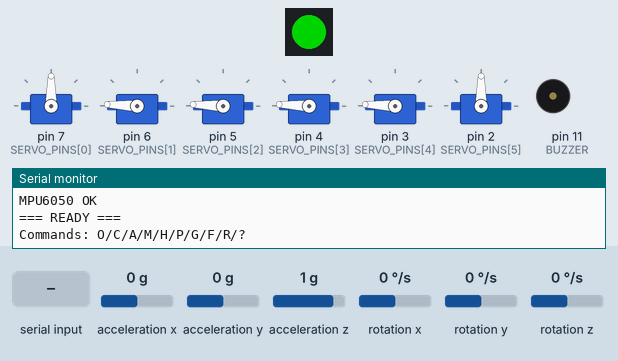
A sketch run on a simulated Arduino Uno, built with avr-gcc and run on an emulated ATmega328P. Shown: 6 × servo, 1 RGB LEDs in strip order, left to right, buzzer (waves = sounding, pin HIGH), the last lines printed to the serial monitor. Wiring (inferred from the names in the program): MPU-6050 motion sensor at I2C address 0x68. Inputs (shaded band) come from the test bench; at power-on: acceleration x 0 g, acceleration z 1 g, acceleration y 0 g, rotation x 0 °/s, rotation y 0 °/s, rotation z 0 °/s. Dim RGB values are drawn brighter than linear.

Above: at 1.2 s.
1.3 s: acceleration x set to -1.4 g
At 2.2 s:
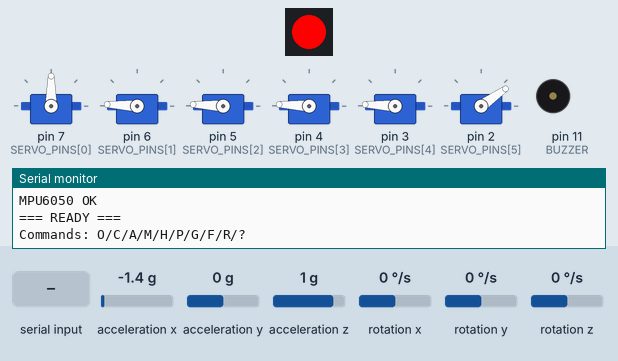
3.1 s: acceleration x set to 0.8 g
At 4.6 s:
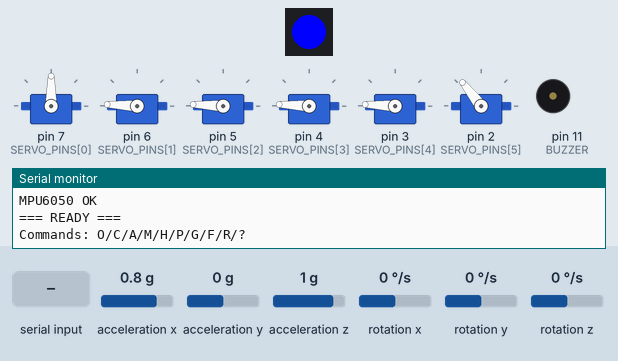
4.9 s: "R" received over Serial
7.9 s: "H" received over Serial
9.6 s: acceleration z set to 1.4 g
At 11.0 s:
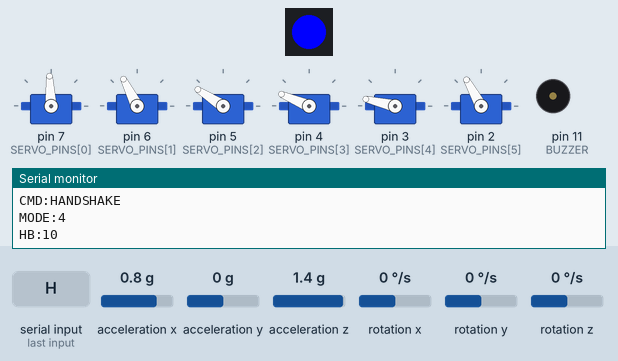
11.3 s: "O" received over Serial
At 12.9 s:
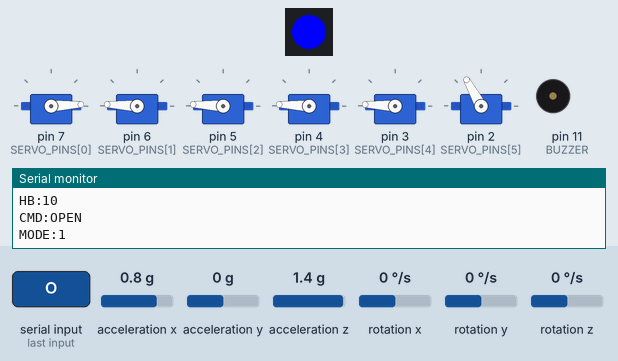
Timing chart, 0 to 14.0 s (numbered marks = the images above; inputs shaded):
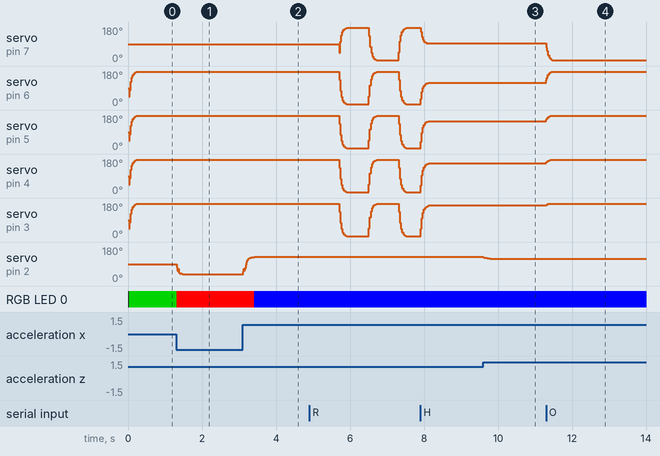

Measured:
- after the input at 1.3 s, RGB LED 0: RGB(0, 128, 0) → RGB(255, 0, 0) at once
- after the input at 3.1 s, RGB LED 0: RGB(255, 0, 0) → RGB(0, 0, 255) after 0.31 s
- after the input at 9.6 s, servo on pin 2 (SERVO_PINS[5]): 128° → 120° at once, → 119° 0.18 s later
- after the input at 11.3 s, servo on pin 7 (SERVO_PINS[0]): 93° → 3° at once; servo on pin 6 (SERVO_PINS[1]): 117° → 177° at once; servo on pin 5 (SERVO_PINS[2]): 147° → 177° at once; servo on pin 4 (SERVO_PINS[3]): 157° → 177° at once; servo on pin 3 (SERVO_PINS[4]): 167° → 177° at once

The sketch:

uhand_IMU.ino
```cpp
/*
 * uhand - 机械手控制程序
 * 功能：上电张开 -> 自动模式 -> 超声波控制抓取 + MPU6050控制云台
 */
#include <FastLED.h>
#include <Servo.h>
#include <Wire.h>
#include <avr/wdt.h>

// ================= 串口通信 =================
// 使用硬件串口 D0(RX)/D1(TX)

// ================= 引脚定义 =================
const uint8_t SERVO_PINS[6] = {7, 6, 5, 4, 3, 2};  // 拇指、食指、中指、无名指、小指、云台
#define BUZZER    11
#define RGB_LED   13
#define I2C_ADDR_ULTRA  0x77  // 超声波传感器地址
#define I2C_ADDR_MPU   0x68   // MPU6050地址

// ================= 距离参数 =================
#define DIST_MIN 50
#define DIST_MAX 500

// ================= 手指角度定义 =================
#define THUMB_OPEN   0
#define THUMB_CLOSE  180
#define FINGER_OPEN  180
#define FINGER_CLOSE 0

// ================= 命令模式 =================
enum Mode { CMD_OPEN = 1, CMD_CLOSE, CMD_AUTO, CMD_HANDSHAKE, CMD_PINCH,
            CMD_GRIP, CMD_POINT, CMD_RELAX, CMD_MANUAL, CMD_RELAX_SEQ };

// ================= 全局状态 =================
static enum Mode mode = CMD_OPEN;
static uint16_t distance = 500;

// 手指控制
static uint8_t finger_target[5];
static uint8_t finger_current[5];
static uint32_t t_servo = 0, t_sensor = 0;

// 放松模式
static uint32_t t_relax = 0;
static bool relax_open = true;

// MPU6050云台控制
static float gimbal_pos = 90;      // 云台目标角度
static float angleY = 0;          // Y轴倾斜角（左右翻转）
static int16_t ax_raw, ay_raw, az_raw, gx_raw, gy_raw, gz_raw;

// PID参数（防抖优化）
#define PID_KP  1.5    // 比例系数
#define PID_KI  0.0    // 积分系数（已改用带衰减的积分）
#define PID_KD  0.3    // 微分系数（已降低）
static float pid_integral = 0;     // 积分累积

static CRGB led;
static Servo servos[6];

// ================= 超声波读取 =================
static int ultrasonic_read(void) {
    Wire.beginTransmission(I2C_ADDR_ULTRA);
    if (Wire.write(0x00) != 1) { Wire.endTransmission(); return -1; }
    if (Wire.endTransmission() != 0) return -1;

    delay(25);  // 等待CS100A测量

    Wire.requestFrom(I2C_ADDR_ULTRA, (uint8_t)2);
    if (Wire.available() < 2) return -1;

    uint8_t low = Wire.read();
    uint8_t high = Wire.read();
    uint16_t d = ((uint16_t)high << 8) | low;

    if (d < 10 || d > 4000) return -1;
    return d;
}

// ================= MPU6050读取 =================
static void mpu_read(void) {
    Wire.beginTransmission(I2C_ADDR_MPU);
    Wire.write(0x3B);  // 加速度计数据首地址
    Wire.endTransmission(false);
    Wire.requestFrom(I2C_ADDR_MPU, (uint8_t)14);

    if (Wire.available() >= 14) {
        ax_raw = (Wire.read() << 8) | Wire.read();
        ay_raw = (Wire.read() << 8) | Wire.read();
        az_raw = (Wire.read() << 8) | Wire.read();
        // 温度跳过
        Wire.read(); Wire.read();
        gx_raw = (Wire.read() << 8) | Wire.read();
        gy_raw = (Wire.read() << 8) | Wire.read();
        gz_raw = (Wire.read() << 8) | Wire.read();
    }
}

// ================= MPU6050更新（Y轴倾斜+二阶低通滤波） =================
static void mpu_update(void) {
    static uint32_t t = 0;
    if (millis() - t < 20) return;  // 降低采样频率到50Hz
    t = millis();

    mpu_read();

    // 二阶低通滤波（更平滑）
    static float ax_f1 = 0, az_f1 = 0, ax_f2 = 0, az_f2 = 0;
    ax_f1 = ax_f1 * 0.5 + ax_raw * 0.5;
    az_f1 = az_f1 * 0.5 + az_raw * 0.5;
    ax_f2 = ax_f2 * 0.7 + ax_f1 * 0.3;
    az_f2 = az_f2 * 0.7 + az_f1 * 0.3;

    // 重力补偿：计算Y轴倾斜角
    angleY = atan2(ax_f2, az_f2) * 57.3f;
}

// ================= 云台PID控制（防抖版） =================
static void gimbal_control(void) {
    // 目标角度 = 90 + Y轴倾斜角
    float target = 90.0f + angleY;
    target = constrain(target, 30.0f, 150.0f);

    float error = target - gimbal_pos;

    // 积分项带衰减，防止累积过冲
    pid_integral = pid_integral * 0.85 + error * 0.1;
    pid_integral = constrain(pid_integral, -20.0f, 20.0f);

    // 微分项滤波
    static float last_error = 0, d_filtered = 0;
    float derivative = error - last_error;
    d_filtered = d_filtered * 0.6 + derivative * 0.4;
    last_error = error;

    // PID输出
    float output = PID_KP * error + pid_integral + PID_KD * d_filtered;

    gimbal_pos += output;
    gimbal_pos = constrain(gimbal_pos, 30.0f, 150.0f);

    servos[5].write((uint8_t)gimbal_pos);
}

// ================= 手指控制 =================
static void finger_set(uint8_t t, uint8_t i, uint8_t m, uint8_t r, uint8_t p) {
    finger_target[0] = t;
    finger_target[1] = i;
    finger_target[2] = m;
    finger_target[3] = r;
    finger_target[4] = p;
}

static void servo_update(void) {
    if (millis() - t_servo < 14) return;
    t_servo = millis();

    for (uint8_t i = 0; i < 5; i++) {
        if (finger_current[i] != finger_target[i]) {
            int16_t diff = finger_target[i] - finger_current[i];
            finger_current[i] += diff / 4;
            servos[i].write(finger_current[i]);
        }
    }
}

// ================= RGB指示灯 =================
static void rgb_update(uint16_t d) {
    uint8_t r = 0, g = 0;
    if (d > 350) g = 255;
    else if (d > 150) { r = map(d - 150, 0, 200, 0, 255); g = 255; }
    else { r = 255; g = map(150 - d, 0, 150, 0, 255); }
    led.r = r; led.g = g; led.b = 0;
    FastLED.show();
}

static void gimbal_led(float angle) {
    if (angle > 10) led = CRGB::Blue;
    else if (angle < -10) led = CRGB::Red;
    else led = CRGB::Green;
    FastLED.show();
}

// ================= 自动模式 =================
static void auto_mode(void) {
    if (millis() - t_sensor < 50) return;
    t_sensor = millis();

    int d = ultrasonic_read();
    if (d > 0) distance = constrain(d, DIST_MIN, DIST_MAX);

    // 超声波控制手指
    // ratio: 0=最近(50mm), 1=最远(500mm)
    // 远距离张开，近距离闭合
    float ratio = (float)(distance - DIST_MIN) / (DIST_MAX - DIST_MIN);
    float grip = pow(ratio, 0.8f);

    uint8_t thumb = (uint8_t)((1.0f - grip) * 180.0f);
    uint8_t finger = (uint8_t)(grip * 180.0f);

    finger_set(thumb, finger, finger, finger, finger);
    rgb_update(distance);

    // 近距离警报
    if (distance < 80) {
        static uint32_t last_beep = 0;
        if (millis() - last_beep > 300) {
            last_beep = millis();
            tone(BUZZER, 1000);
            delay(30);
            noTone(BUZZER);
        }
    }
}

// ================= 命令处理 =================
static void handle_cmd(char cmd) {
    Serial.print("CMD:");
    switch (cmd) {
        case 'O':
            mode = CMD_OPEN;
            finger_set(THUMB_OPEN, FINGER_OPEN, FINGER_OPEN, FINGER_OPEN, FINGER_OPEN);
            Serial.println("OPEN");
            break;
        case 'C':
            mode = CMD_CLOSE;
            finger_set(THUMB_CLOSE, FINGER_CLOSE, FINGER_CLOSE, FINGER_CLOSE, FINGER_CLOSE);
            Serial.println("CLOSE");
            break;
        case 'A':
            mode = CMD_AUTO;
            Serial.println("AUTO");
            break;
        case 'M':
            mode = CMD_OPEN;
            finger_set(THUMB_OPEN, FINGER_OPEN, FINGER_OPEN, FINGER_OPEN, FINGER_OPEN);
            Serial.println("MANUAL");
            break;
        case 'H':
            mode = CMD_HANDSHAKE;
            finger_set(90, 120, 150, 160, 170);
            Serial.println("HANDSHAKE");
            break;
        case 'P':
            mode = CMD_PINCH;
            finger_set(30, 30, 180, 180, 180);
            Serial.println("PINCH");
            break;
        case 'G':
            mode = CMD_GRIP;
            finger_set(THUMB_CLOSE, FINGER_CLOSE, FINGER_CLOSE, FINGER_CLOSE, FINGER_CLOSE);
            Serial.println("GRIP");
            break;
        case 'F':
            mode = CMD_POINT;
            finger_set(120, 180, 60, 60, 60);
            Serial.println("POINT");
            break;
        case 'R':
            mode = CMD_RELAX_SEQ;
            relax_open = true;
            t_relax = millis();
            finger_set(THUMB_OPEN, FINGER_OPEN, FINGER_OPEN, FINGER_OPEN, FINGER_OPEN);
            Serial.println("RELAX");
            break;
        case '?':
            Serial.println("QUERY");
            Serial.print("DIST:"); Serial.println(distance);
            Serial.print("ANGLE:"); Serial.println((int)angleY);
            return;
        default:
            Serial.println("UNKNOWN");
            return;
    }
    Serial.print("MODE:"); Serial.println(mode);
}

// ================= 初始化 =================
void setup() {
    wdt_enable(WDTO_8S);
    Serial.begin(9600);
    Serial.println("=== START ===");

    // 初始化舵机
    for (uint8_t i = 0; i < 6; i++) {
        servos[i].attach(SERVO_PINS[i], 500, 2500);
    }
    Serial.println("Servos OK");

    // RGB LED
    FastLED.addLeds<WS2812, RGB_LED, GRB>(&led, 1);
    led = CRGB(0, 100, 0);
    FastLED.show();
    Serial.println("RGB OK");

    pinMode(BUZZER, OUTPUT);
    Wire.begin();

    // 初始化MPU6050
    Wire.beginTransmission(I2C_ADDR_MPU);
    Wire.write(0x6B);  // PWR_MGMT_1
    Wire.write(0x00);  // 唤醒MPU6050
    if (Wire.endTransmission() == 0) {
        Serial.println("MPU6050 OK");
    } else {
        Serial.println("MPU6050 FAIL");
    }

    // 上电：张开状态
    finger_set(THUMB_OPEN, FINGER_OPEN, FINGER_OPEN, FINGER_OPEN, FINGER_OPEN);
    for (uint8_t i = 0; i < 5; i++) finger_current[i] = THUMB_OPEN;
    servos[5].write(90);

    Serial.println("=== READY ===");
    Serial.println("Commands: O/C/A/M/H/P/G/F/R/?");
}

// ================= 主循环 =================
void loop() {
    wdt_reset();

    if (Serial.available()) handle_cmd(Serial.read());

    // 自动模式：超声波控制手指
    if (mode == CMD_AUTO) {
        auto_mode();
    }

    // MPU6050和云台控制在所有模式下都运行
    mpu_update();
    gimbal_control();
    gimbal_led(angleY);

    // 放松模式
    if (mode == CMD_RELAX_SEQ) {
        if (millis() - t_relax >= 800) {
            t_relax = millis();
            relax_open = !relax_open;
            if (relax_open) {
                finger_set(THUMB_OPEN, FINGER_OPEN, FINGER_OPEN, FINGER_OPEN, FINGER_OPEN);
            } else {
                finger_set(THUMB_CLOSE, FINGER_CLOSE, FINGER_CLOSE, FINGER_CLOSE, FINGER_CLOSE);
            }
        }
    }

    servo_update();

    // 心跳
    static uint32_t t_hb = 0;
    if (millis() - t_hb >= 5000) {
        t_hb = millis();
        Serial.print("HB:"); Serial.println(t_hb / 1000);
    }
}
```

Ultrasound.cpp
```cpp
// Ultrasound.cpp - 占位文件
// 超声波功能已移至 uhand_IMU.ino 的 BitBang I2C 实现
// 此文件保留以避免编译错误，不执行任何操作
```
